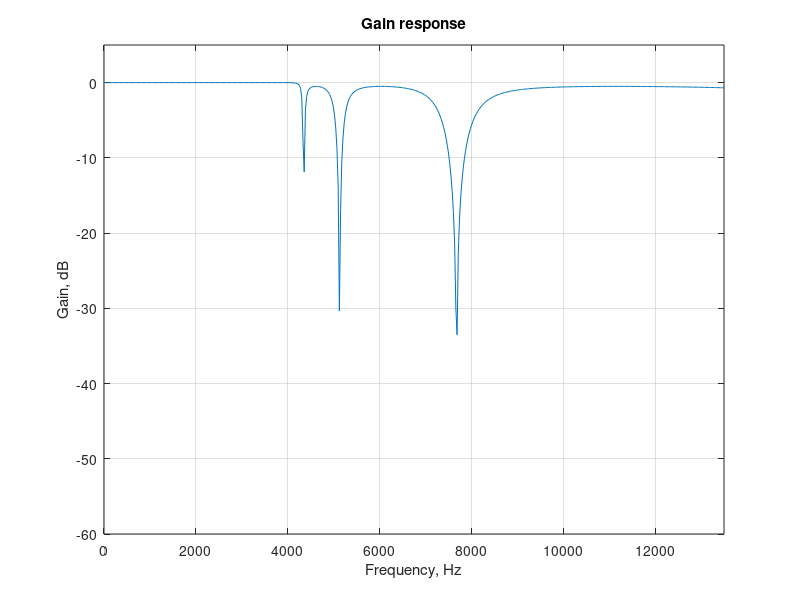

This figure's MATLAB source:
% Program P5_4
% Design of Analog Lowpass Filter 
clf;
Fp = 3500;Fs = 4500;
Wp = 2*pi*Fp; Ws = 2*pi*Fs;
[N, Wn] =cheb2ord(Wp, Ws, 0.5, 30,'s');
[b,a] = cheby2(N, 0.5, Wn, 's');
wa = 0:(3*Ws)/511:3*Ws;
h = freqs(b,a,wa);
plot(wa/(2*pi), 20*log10(abs(h)));grid
xlabel('Frequency, Hz');ylabel('Gain, dB');
title('Gain response');
axis([0 3*Fs -60 5]);
